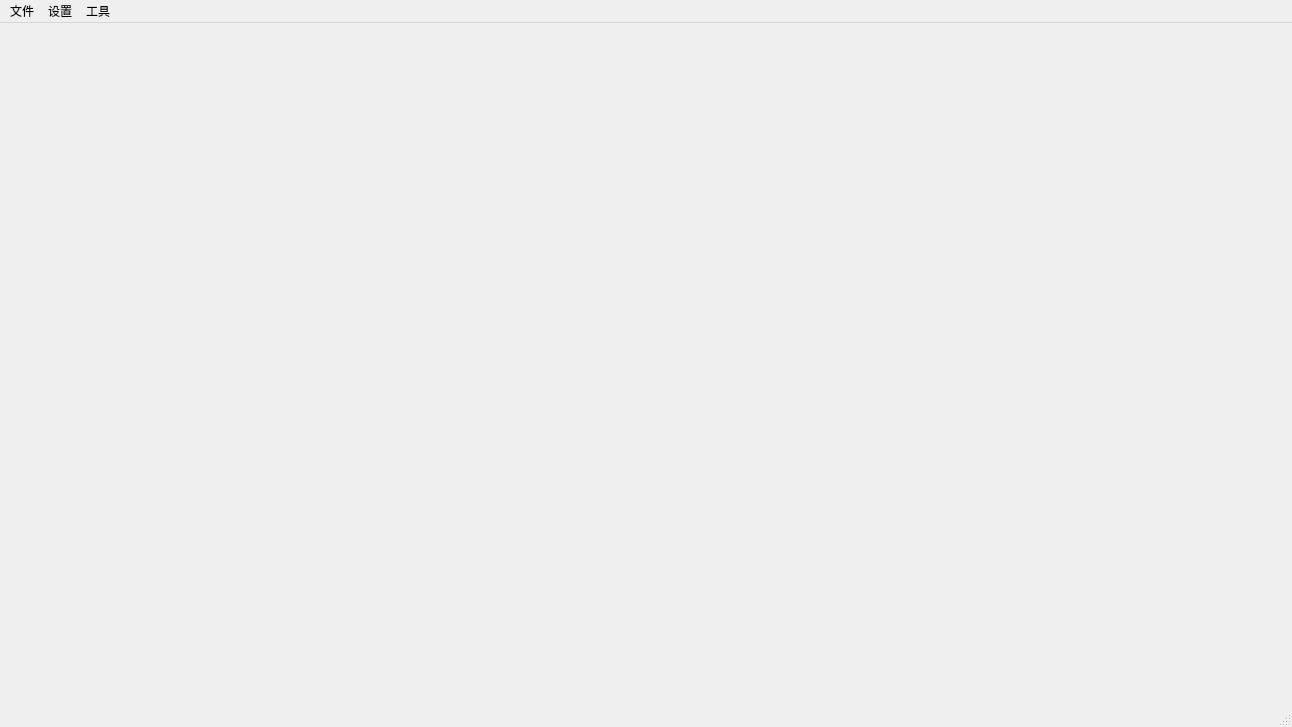
<?xml version="1.0" encoding="UTF-8"?>
<ui version="4.0">
 <class>MainWindow</class>
 <widget class="QMainWindow" name="MainWindow">
  <property name="geometry">
   <rect>
    <x>0</x>
    <y>0</y>
    <width>1292</width>
    <height>727</height>
   </rect>
  </property>
  <property name="windowTitle">
   <string>TQKnight</string>
  </property>
  <widget class="QWidget" name="centralwidget">
   <layout class="QHBoxLayout" name="horizontalLayout_2">
    <property name="spacing">
     <number>0</number>
    </property>
    <property name="leftMargin">
     <number>0</number>
    </property>
    <property name="topMargin">
     <number>0</number>
    </property>
    <property name="rightMargin">
     <number>0</number>
    </property>
    <property name="bottomMargin">
     <number>0</number>
    </property>
    <item>
     <widget class="QWidget" name="widget_main" native="true">
      <layout class="QHBoxLayout" name="layout_main"/>
     </widget>
    </item>
   </layout>
  </widget>
  <widget class="QMenuBar" name="menubar">
   <property name="geometry">
    <rect>
     <x>0</x>
     <y>0</y>
     <width>1292</width>
     <height>26</height>
    </rect>
   </property>
   <widget class="QMenu" name="menu_file">
    <property name="title">
     <string>文件</string>
    </property>
    <addaction name="action_import"/>
    <addaction name="action_export"/>
    <addaction name="separator"/>
    <addaction name="action_about"/>
    <addaction name="separator"/>
    <addaction name="action_exit"/>
   </widget>
   <widget class="QMenu" name="menu_settings">
    <property name="title">
     <string>设置</string>
    </property>
    <addaction name="action_proxy"/>
   </widget>
   <widget class="QMenu" name="menu_tools">
    <property name="title">
     <string>工具</string>
    </property>
    <addaction name="action_genwebshell"/>
   </widget>
   <addaction name="menu_file"/>
   <addaction name="menu_settings"/>
   <addaction name="menu_tools"/>
  </widget>
  <widget class="QStatusBar" name="statusbar"/>
  <action name="action_proxy">
   <property name="icon">
    <iconset resource="../qrc/img.qrc">
     <normaloff>:/proxy/proxy.png</normaloff>:/proxy/proxy.png</iconset>
   </property>
   <property name="text">
    <string>代理设置</string>
   </property>
  </action>
  <action name="action_http">
   <property name="text">
    <string>http头设置</string>
   </property>
  </action>
  <action name="action_genwebshell">
   <property name="text">
    <string>webshell生成</string>
   </property>
  </action>
  <action name="action_import">
   <property name="icon">
    <iconset resource="../qrc/img.qrc">
     <normaloff>:/other/import</normaloff>:/other/import</iconset>
   </property>
   <property name="text">
    <string>导入数据</string>
   </property>
  </action>
  <action name="action_export">
   <property name="icon">
    <iconset resource="../qrc/img.qrc">
     <normaloff>:/other/export</normaloff>:/other/export</iconset>
   </property>
   <property name="text">
    <string>导出数据</string>
   </property>
  </action>
  <action name="action_group">
   <property name="text">
    <string>分组设置</string>
   </property>
  </action>
  <action name="action_exportsetting">
   <property name="text">
    <string>导出配置数据</string>
   </property>
  </action>
  <action name="action_about">
   <property name="text">
    <string>关于</string>
   </property>
  </action>
  <action name="actionabout">
   <property name="text">
    <string>about</string>
   </property>
  </action>
  <action name="action_exit">
   <property name="text">
    <string>退出</string>
   </property>
  </action>
 </widget>
 <resources>
  <include location="../qrc/img.qrc"/>
 </resources>
 <connections/>
</ui>
